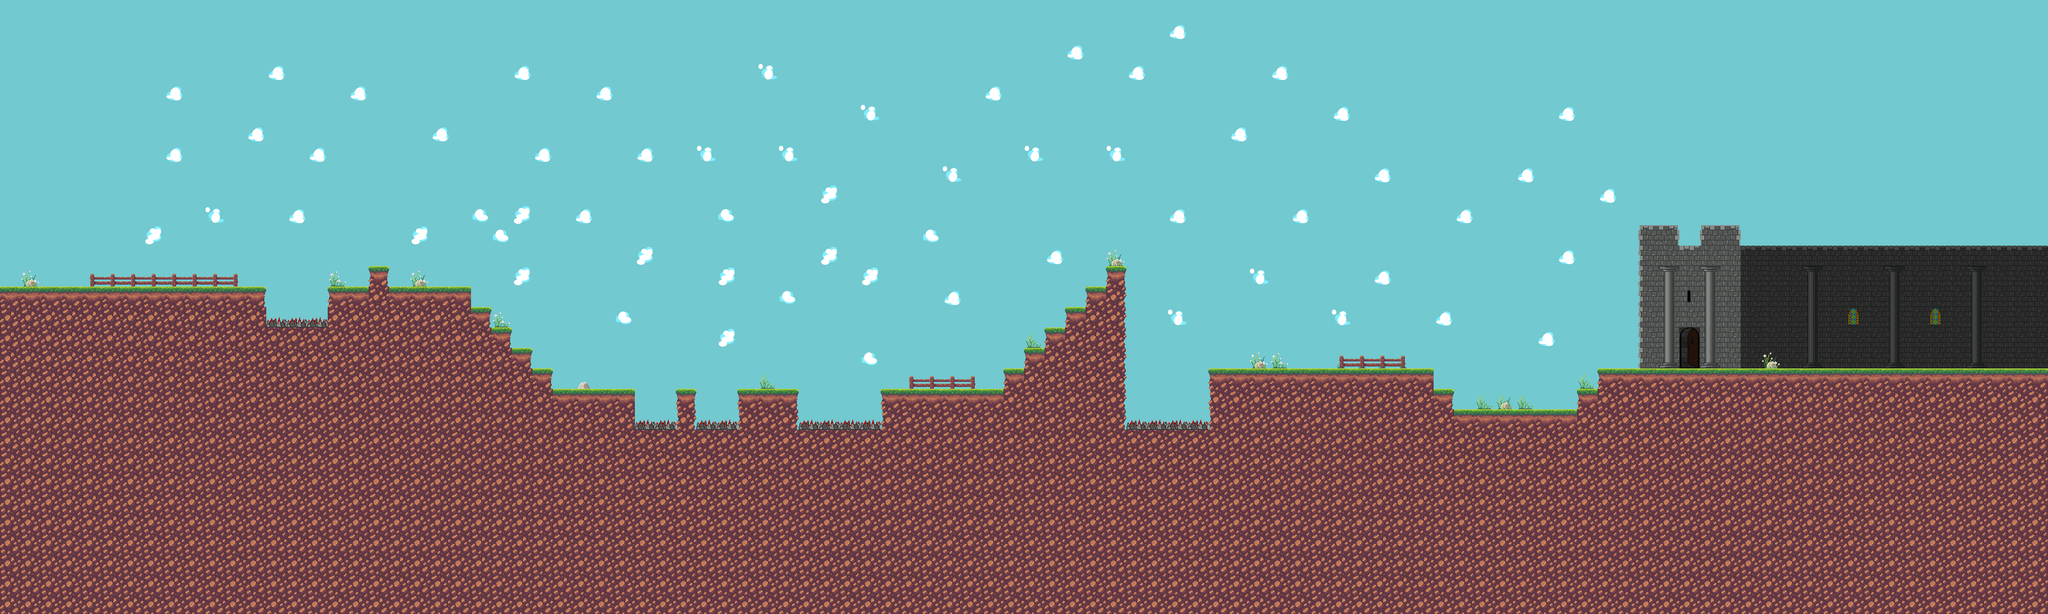

The image is a tile-based game level rendered from a .tmx file. Its description and source (layers, tilesets, objects; grid data summarised) follow:
An orthogonal 100x30 tile map with 32x32 px tiles, 4 tile layers (sky, ground, deco, obsticals), 3 tilesets and 64 objects (40x platform, 8x zombie_bar, 5x spike, 5x coin_spawn, 3x zombie_spawn, ...).

<map version="1.5" tiledversion="1.6.0" orientation="orthogonal" renderorder="right-down" width="100" height="30" tilewidth="32" tileheight="32" infinite="0" nextlayerid="8" nextobjectid="176">
 <tileset firstgid="1" source="Tileset1.tsx" />
 <tileset firstgid="337" source="dirt2.tsx" />
 <tileset firstgid="393" source="decore.tsx" />
 <layer id="1" name="sky" width="100" height="30">
  <data>[3000 cells, 3000 non-empty, 5 distinct tile ids]</data>
 </layer>
 <layer id="2" name="ground" width="100" height="30">
  <data>[3000 cells, 1316 non-empty, 11 distinct tile ids]</data>
 </layer>
 <layer id="4" name="deco" width="100" height="30">
  <data>[3000 cells, 99 non-empty, 23 distinct tile ids]</data>
 </layer>
 <objectgroup id="5" name="floor">
  <object id="5" name="platform" x="128" y="448" />
  <object id="6" name="platform" x="128" y="448" width="288" height="32" />
  <object id="7" name="platform" x="512" y="448" width="64" height="32" />
  <object id="8" name="platform" x="416" y="512" width="96" height="32" />
  <object id="23" name="platform" x="608" y="448" width="128" height="32" />
  <object id="24" name="platform" x="704" y="480" width="64" height="32" />
  <object id="25" name="platform" x="736" y="512" width="64" height="32" />
  <object id="26" name="platform" x="768" y="544" width="64" height="32" />
  <object id="27" name="platform" x="800" y="576" width="64" height="32" />
  <object id="30" name="platform" x="832" y="608" width="160" height="96" />
  <object id="31" name="platform" x="992" y="672" width="256" height="32" />
  <object id="32" name="platform" x="1056" y="608" width="32" height="64" />
  <object id="33" name="platform" x="1152" y="608" width="96" height="64" />
  <object id="38" name="platform" x="1248" y="672" width="160" height="32" />
  <object id="39" name="platform" x="1376" y="608" width="32" height="64" />
  <object id="40" name="platform" x="1376" y="608" width="224" height="32" />
  <object id="41" name="platform" x="1568" y="576" width="64" height="32" />
  <object id="42" name="platform" x="1600" y="544" width="64" height="32" />
  <object id="43" name="platform" x="1632" y="512" width="64" height="32" />
  <object id="44" name="platform" x="1664" y="480" width="64" height="32" />
  <object id="45" name="platform" x="1696" y="448" width="64" height="32" />
  <object id="46" name="platform" x="1728" y="416" width="32" height="32" />
  <object id="47" name="platform" x="1728" y="480" width="32" height="224" />
  <object id="48" name="platform" x="1760" y="672" width="160" height="32" />
  <object id="49" name="platform" x="1888" y="576" width="32" height="96" />
  <object id="51" name="platform" x="1920" y="576" width="320" height="32" />
  <object id="52" name="platform" x="2208" y="608" width="64" height="32" />
  <object id="55" name="platform" x="2464" y="608" width="64" height="32" />
  <object id="56" name="platform" x="2496" y="576" width="192" height="32" />
  <object id="57" name="platform" x="2656" y="256" width="32" height="320" />
  <object id="85" name="platform" x="2272" y="640" width="32" height="32" />
  <object id="86" name="platform" x="2304" y="640" width="32" height="32" />
  <object id="87" name="platform" x="2336" y="640" width="32" height="32" />
  <object id="88" name="platform" x="2368" y="640" width="32" height="32" />
  <object id="89" name="platform" x="2400" y="640" width="32" height="32" />
  <object id="90" name="platform" x="2432" y="640" width="32" height="32" />
  <object id="91" name="zombie_bar" x="1408" y="576" width="32" height="32" />
  <object id="93" name="zombie_bar" x="1568" y="576" width="32" height="32" />
  <object id="94" name="zombie_bar" x="1952" y="544" width="32" height="32" />
  <object id="95" name="zombie_bar" x="2176" y="544" width="32" height="32" />
  <object id="96" name="zombie_bar" x="2272" y="608" width="32" height="32" />
  <object id="97" name="zombie_bar" x="2432" y="608" width="32" height="32" />
  <object id="98" name="zombie_bar" x="2464" y="544" width="32" height="32" />
  <object id="99" name="zombie_bar" x="2656" y="544" width="32" height="32" />
  <object id="115" x="320" y="896" />
  <object id="118" name="platform" x="128" y="96" width="32" height="352" />
  <object id="125" name="platform" x="576" y="416" width="32" height="32" />
 </objectgroup>
 <objectgroup id="6" name="spawns">
  <object id="36" name="player_spawn" x="224" y="384" width="32" height="32" />
  <object id="71" name="zombie_spawn" x="1472" y="544" width="32" height="32" />
  <object id="72" name="zombie_spawn" x="2048" y="512" width="32" height="32" />
  <object id="74" name="zombie_spawn" x="2336" y="576" width="32" height="32" />
  <object id="116" name="exit" x="2624" y="512" width="32" height="64" />
 </objectgroup>
 <objectgroup id="7" name="spikes/coins">
  <object id="61" name="spike" x="992" y="640" width="64" height="32" />
  <object id="62" name="spike" x="1088" y="640" width="64" height="32" />
  <object id="63" name="spike" x="1248" y="640" width="128" height="32" />
  <object id="64" name="spike" x="1760" y="640" width="128" height="32" />
  <object id="65" name="spike" x="416" y="480" width="96" height="32" />
  <object id="128" name="coin_spawn" x="576" y="384" width="32" height="32" />
  <object id="129" name="coin_spawn" x="928" y="576" width="32" height="32" />
  <object id="130" name="coin_spawn" x="1184" y="576" width="32" height="32" />
  <object id="132" name="coin_spawn" x="1856" y="448" width="32" height="32" />
  <object id="133" name="coin_spawn" x="2112" y="544" width="32" height="32" />
  <object id="134" name="platform" x="512" y="480" width="32" height="32" />
  <object id="135" name="platform" x="384" y="480" width="32" height="32" />
 </objectgroup>
 <layer id="3" name="obsticals" width="100" height="30">
  <data>[3000 cells, 31 non-empty, 10 distinct tile ids]</data>
 </layer>
</map>
